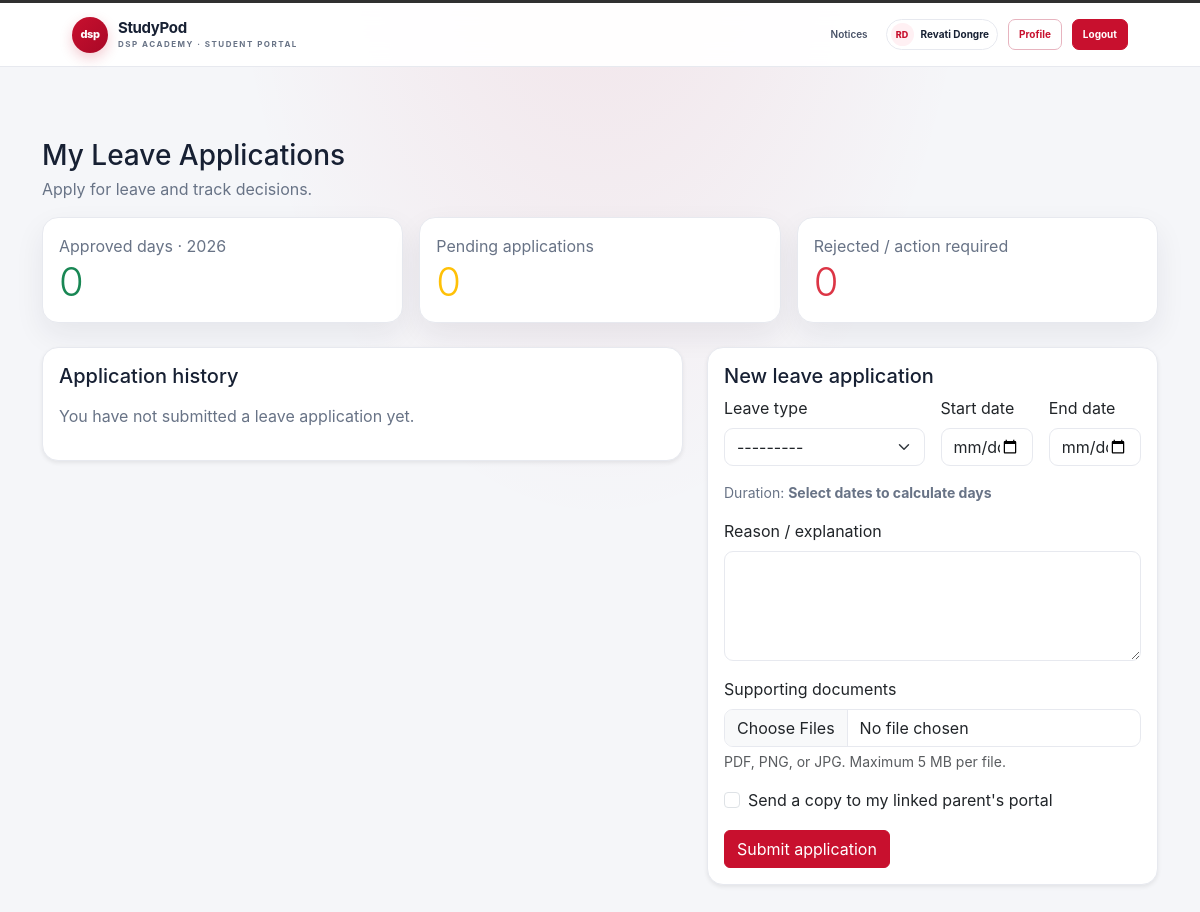
The page /academics/student/leave/ (signed in) on the database as committed earlier.
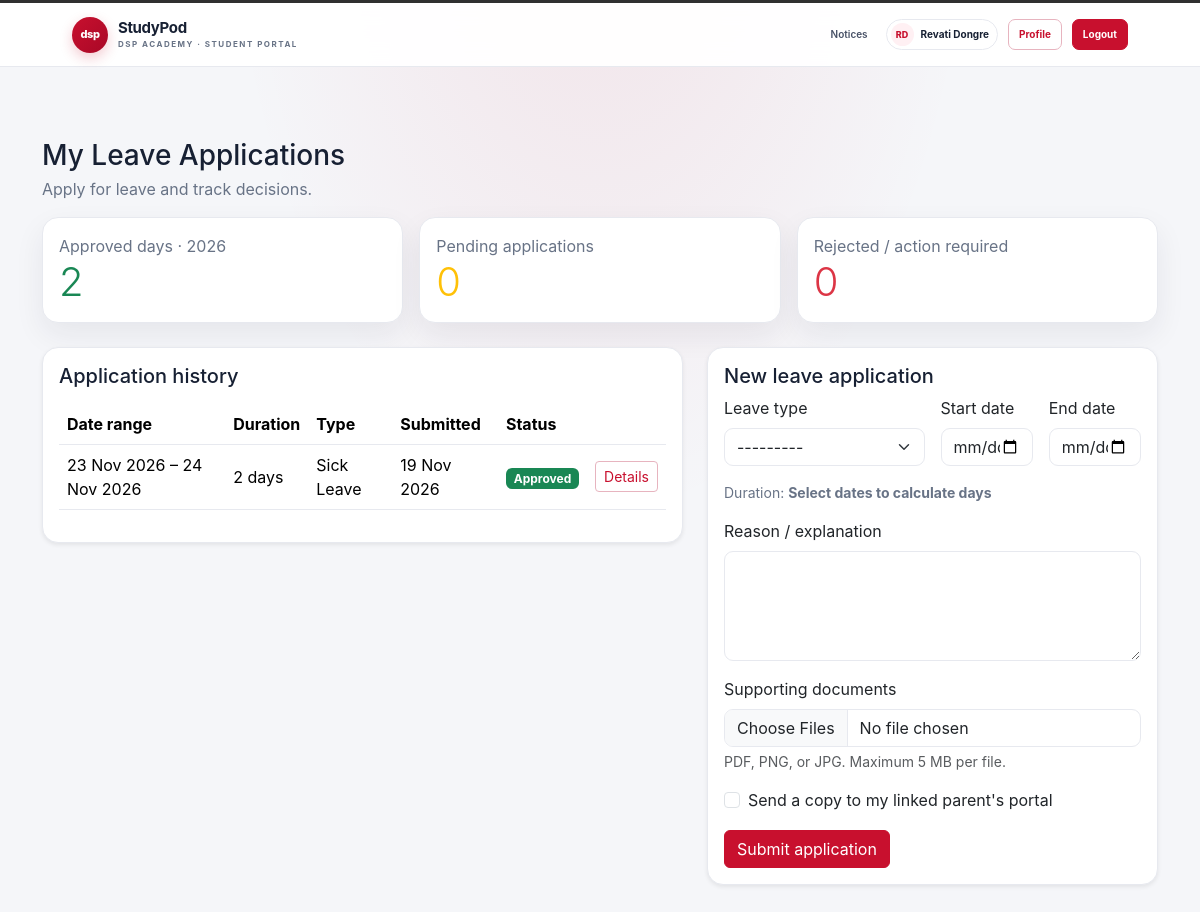
The same page on the database as committed later.
### academics/models.py (models this page shows, shortened)
class LeaveApplication(models.Model):
    class LeaveType(models.TextChoices):
        SICK = "SICK", "Sick Leave"
        PERSONAL = "PERSONAL", "Casual / Personal Leave"
        EMERGENCY = "EMERGENCY", "Emergency"
        OFFICIAL = "OFFICIAL", "Official / Extracurricular Event"
    class Status(models.TextChoices):
        PENDING = "PENDING", "Pending"
        APPROVED = "APPROVED", "Approved"
        REJECTED = "REJECTED", "Rejected"
        CANCELLED = "CANCELLED", "Cancelled"
    student = models.ForeignKey(
        "accounts.StudentProfile", on_delete=models.CASCADE, related_name="leave_applications"
    )
    student_class = models.ForeignKey(
        Class, on_delete=models.SET_NULL, null=True, related_name="leave_applications"
    )
    leave_type = models.CharField(max_length=12, choices=LeaveType.choices)
    start_date = models.DateField()
    end_date = models.DateField()
    reason = models.TextField()
    parent_acknowledgement = models.BooleanField(default=False)
    status = models.CharField(max_length=10, choices=Status.choices, default=Status.PENDING)
    reviewer = models.ForeignKey(
        "accounts.User", on_delete=models.SET_NULL, null=True, blank=True, related_name="reviewed_leave_applications"
    )
    review_note = models.TextField(blank=True)
    created_at = models.DateTimeField(auto_now_add=True)
    reviewed_at = models.DateTimeField(null=True, blank=True)
    class Meta:
        ordering = ("-created_at", "-pk")
        constraints = [
            models.UniqueConstraint(
                fields=("student", "start_date", "end_date"),
                condition=models.Q(status__in=("PENDING", "APPROVED")),
                name="unique_active_student_leave_range",
            ),
            models.CheckConstraint(
                condition=models.Q(end_date__gte=models.F("start_date")),
                name="leave_end_on_or_after_start",
            ),
        ]
    @property
    def total_days(self):
        return (self.end_date - self.start_date).days + 1

### academics/views.py (the view)
# urls.py: path("student/leave/", views.student_leave_page, name="student_leave_page"),
@login_required
def student_leave_page(request):
    if request.user.role != "STUDENT":
        return redirect("dashboard")
    applications = LeaveApplication.objects.filter(student=request.user.student_profile).prefetch_related(
        "attachments"
    )
    today = timezone.localdate()
    approved_days = sum(
        application.total_days for application in applications.filter(
            status=LeaveApplication.Status.APPROVED,
            start_date__year=today.year,
        )
    )
    return render(request, "academics/student_leave.html", {
        "leave_form": LeaveApplicationForm(),
        "applications": applications,
        "approved_days": approved_days,
        "pending_count": applications.filter(status=LeaveApplication.Status.PENDING).count(),
        "rejected_count": applications.filter(status=LeaveApplication.Status.REJECTED).count(),
        "current_year": today.year,
    })

### academics/templates/academics/student_leave.html (shortened to what the changed rows need)
{% extends "accounts/base.html" %}
{% block content %}
<div class="container mt-4">
    <h1 class="h3 mb-1">My Leave Applications</h1>
    <div class="row g-3 mb-4">
        <div class="col-md-4"><div class="card"><div class="card-body"><div class="text-muted">Approved days · {{ current_year }}</div><div class="display-6 text-success">{{ approved_days }}</div></div></div></div>
    </div>
    <div class="row g-4 align-items-start">
    <section class="col-lg-7 order-lg-1" aria-labelledby="leaveHistoryHeading">
    <div class="card shadow-sm h-100"><div class="card-body">
        <h2 id="leaveHistoryHeading" class="h5 mb-3">Application history</h2>
        {% if applications %}<div class="table-responsive"><table class="table table-hover align-middle"><thead><tr><th>Date range</th><th>Duration</th><th>Type</th><th>Submitted</th><th>Status</th><th></th></tr></thead><tbody>
        {% for application in applications %}<tr>
            <td>{{ application.start_date|date:"d M Y" }}{% if application.end_date != application.start_date %} – {{ application.end_date|date:"d M Y" }}{% endif %}</td>
            <td>{{ application.total_days }} day{{ application.total_days|pluralize }}</td><td>{{ application.get_leave_type_display }}</td><td>{{ application.created_at|date:"d M Y" }}</td>
            <td>{% if application.status == "APPROVED" %}<span class="badge text-bg-success">Approved</span>{% elif application.status == "REJECTED" %}<span class="badge text-bg-danger">Rejected</span>{% elif application.status == "CANCELLED" %}<span class="badge text-bg-secondary">Cancelled</span>{% else %}<span class="badge text-bg-warning">Pending</span>{% endif %}</td>
            <td class="text-nowrap"><button class="btn btn-sm btn-outline-primary view-leave" data-leave-id="{{ application.pk }}" data-bs-toggle="modal" data-bs-target="#leaveDetailsModal">Details</button> </td>
        </tr>{% endfor %}</tbody></table></div>{% else %}<p class="text-muted">You have not submitted a leave application yet.</p>{% endif %}
    </div></div>
    </section>
    <section class="col-lg-5 order-lg-2" aria-labelledby="leaveFormHeading">
    <div class="card shadow-sm"><div class="card-body">
        <h2 id="leaveFormHeading" class="h5">New leave application</h2>
    </div></div>
    </section>
    </div>
</div>
{% endblock %}

Rows that differ between the two databases and show on the page:
added LeaveApplication: start_date "23 Nov 2026", end_date "24 Nov 2026", total_days "2", leave_type "Sick Leave", created_at "19 Nov 2026", status "Approved"
Other text that changed with them:
{{ approved_days }}: "0" → "2"
text no longer shown: "You have not submitted a leave application yet."
text now shown: "Date range Duration Type Submitted Status"
